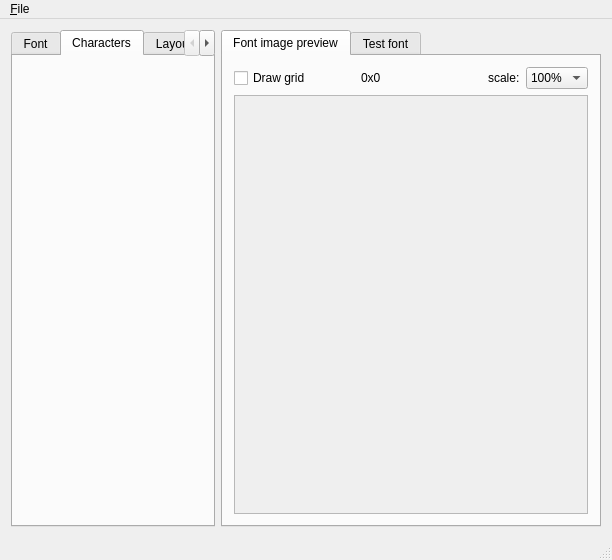
<?xml version="1.0" encoding="UTF-8"?>
<ui version="4.0">
 <author>AndryBlack</author>
 <class>FontBuilder</class>
 <widget class="QMainWindow" name="FontBuilder">
  <property name="geometry">
   <rect>
    <x>0</x>
    <y>0</y>
    <width>612</width>
    <height>560</height>
   </rect>
  </property>
  <property name="windowTitle">
   <string>FontBuilder</string>
  </property>
  <property name="locale">
   <locale language="English" country="UnitedStates"/>
  </property>
  <widget class="QWidget" name="centralWidget">
   <layout class="QHBoxLayout" name="horizontalLayout" stretch="0,1">
    <item>
     <widget class="QTabWidget" name="tabWidget">
      <property name="locale">
       <locale language="English" country="UnitedStates"/>
      </property>
      <property name="currentIndex">
       <number>1</number>
      </property>
      <widget class="QWidget" name="tab_Font">
       <attribute name="title">
        <string>Font</string>
       </attribute>
       <layout class="QVBoxLayout" name="verticalLayout_2">
        <item>
         <widget class="QGroupBox" name="groupBox_FontSelect">
          <property name="sizePolicy">
           <sizepolicy hsizetype="Minimum" vsizetype="Minimum">
            <horstretch>0</horstretch>
            <verstretch>0</verstretch>
           </sizepolicy>
          </property>
          <property name="title">
           <string>Font</string>
          </property>
          <layout class="QHBoxLayout" name="horizontalLayout_2">
           <item>
            <widget class="FontSelectFrame" name="frameFontSelect" native="true">
             <property name="sizePolicy">
              <sizepolicy hsizetype="Minimum" vsizetype="Minimum">
               <horstretch>0</horstretch>
               <verstretch>0</verstretch>
              </sizepolicy>
             </property>
            </widget>
           </item>
          </layout>
         </widget>
        </item>
        <item>
         <widget class="QGroupBox" name="groupBox">
          <property name="title">
           <string>Options</string>
          </property>
          <layout class="QVBoxLayout" name="verticalLayout_3">
           <item>
            <widget class="FontOptionsFrame" name="frameFontOptions" native="true">
             <property name="sizePolicy">
              <sizepolicy hsizetype="Minimum" vsizetype="Minimum">
               <horstretch>0</horstretch>
               <verstretch>0</verstretch>
              </sizepolicy>
             </property>
            </widget>
           </item>
          </layout>
         </widget>
        </item>
        <item>
         <spacer name="verticalSpacer">
          <property name="orientation">
           <enum>Qt::Vertical</enum>
          </property>
          <property name="sizeHint" stdset="0">
           <size>
            <width>20</width>
            <height>40</height>
           </size>
          </property>
         </spacer>
        </item>
       </layout>
      </widget>
      <widget class="QWidget" name="tab_Charaters">
       <attribute name="title">
        <string>Characters</string>
       </attribute>
       <layout class="QVBoxLayout" name="verticalLayout_4">
        <item>
         <widget class="CharactersFrame" name="frameCharacters" native="true"/>
        </item>
       </layout>
      </widget>
      <widget class="QWidget" name="tab_Layout">
       <attribute name="title">
        <string>Layout</string>
       </attribute>
       <layout class="QVBoxLayout" name="verticalLayout_5">
        <item>
         <widget class="QLabel" name="label">
          <property name="text">
           <string>Layout engine</string>
          </property>
         </widget>
        </item>
        <item>
         <widget class="QComboBox" name="comboBoxLayouter"/>
        </item>
        <item>
         <widget class="LayoutConfigFrame" name="frameLayoutConfig" native="true"/>
        </item>
        <item>
         <spacer name="verticalSpacer_2">
          <property name="orientation">
           <enum>Qt::Vertical</enum>
          </property>
          <property name="sizeHint" stdset="0">
           <size>
            <width>20</width>
            <height>40</height>
           </size>
          </property>
         </spacer>
        </item>
       </layout>
      </widget>
      <widget class="QWidget" name="tab_Output">
       <attribute name="title">
        <string>Output</string>
       </attribute>
       <layout class="QVBoxLayout" name="verticalLayout_7">
        <item>
         <widget class="OutputFrame" name="frameOutput" native="true"/>
        </item>
        <item>
         <widget class="QPushButton" name="pushButtonImportJson">
          <property name="text">
           <string>Import from .json file</string>
          </property>
         </widget>
        </item>
        <item>
         <widget class="QPushButton" name="pushButtonWriteFont">
          <property name="text">
           <string>Write font</string>
          </property>
         </widget>
        </item>
       </layout>
      </widget>
     </widget>
    </item>
    <item>
     <widget class="QTabWidget" name="tabWidget_2">
      <property name="currentIndex">
       <number>0</number>
      </property>
      <widget class="QWidget" name="tab_Preview">
       <attribute name="title">
        <string>Font image preview</string>
       </attribute>
       <layout class="QGridLayout" name="gridLayout_2" columnstretch="1,1,0,0" columnminimumwidth="0,0,0,0">
        <item row="3" column="0" colspan="4">
         <widget class="QScrollArea" name="scrollArea">
          <property name="widgetResizable">
           <bool>true</bool>
          </property>
          <widget class="QWidget" name="scrollAreaWidgetContents">
           <property name="geometry">
            <rect>
             <x>0</x>
             <y>0</y>
             <width>360</width>
             <height>416</height>
            </rect>
           </property>
           <layout class="QGridLayout" name="gridLayout">
            <item row="4" column="0" colspan="4">
             <spacer name="verticalSpacer_3">
              <property name="orientation">
               <enum>Qt::Vertical</enum>
              </property>
              <property name="sizeHint" stdset="0">
               <size>
                <width>20</width>
                <height>40</height>
               </size>
              </property>
             </spacer>
            </item>
            <item row="0" column="0" colspan="4">
             <spacer name="verticalSpacer_4">
              <property name="orientation">
               <enum>Qt::Vertical</enum>
              </property>
              <property name="sizeHint" stdset="0">
               <size>
                <width>20</width>
                <height>40</height>
               </size>
              </property>
             </spacer>
            </item>
            <item row="2" column="1" colspan="2">
             <widget class="FontDrawWidget" name="widgetFontPreview" native="true"/>
            </item>
            <item row="2" column="3">
             <spacer name="horizontalSpacer">
              <property name="orientation">
               <enum>Qt::Horizontal</enum>
              </property>
              <property name="sizeHint" stdset="0">
               <size>
                <width>40</width>
                <height>20</height>
               </size>
              </property>
             </spacer>
            </item>
            <item row="2" column="0">
             <spacer name="horizontalSpacer_2">
              <property name="orientation">
               <enum>Qt::Horizontal</enum>
              </property>
              <property name="sizeHint" stdset="0">
               <size>
                <width>40</width>
                <height>20</height>
               </size>
              </property>
             </spacer>
            </item>
           </layout>
          </widget>
         </widget>
        </item>
        <item row="1" column="0">
         <widget class="QCheckBox" name="checkBoxDrawGrid">
          <property name="text">
           <string>Draw grid</string>
          </property>
         </widget>
        </item>
        <item row="1" column="1">
         <widget class="QLabel" name="label_ImageSize">
          <property name="text">
           <string>0x0</string>
          </property>
         </widget>
        </item>
        <item row="1" column="2">
         <widget class="QLabel" name="label_2">
          <property name="text">
           <string>scale:</string>
          </property>
         </widget>
        </item>
        <item row="1" column="3">
         <widget class="QComboBox" name="comboBox">
          <property name="layoutDirection">
           <enum>Qt::LeftToRight</enum>
          </property>
          <property name="currentIndex">
           <number>1</number>
          </property>
          <property name="frame">
           <bool>true</bool>
          </property>
          <item>
           <property name="text">
            <string>50%</string>
           </property>
          </item>
          <item>
           <property name="text">
            <string>100%</string>
           </property>
          </item>
          <item>
           <property name="text">
            <string>200%</string>
           </property>
          </item>
          <item>
           <property name="text">
            <string>400%</string>
           </property>
          </item>
          <item>
           <property name="text">
            <string>800%</string>
           </property>
          </item>
         </widget>
        </item>
       </layout>
      </widget>
      <widget class="QWidget" name="tab_TestFont">
       <attribute name="title">
        <string>Test font</string>
       </attribute>
       <layout class="QGridLayout" name="gridLayout_3">
        <item row="0" column="0">
         <widget class="FontTestFrame" name="fontTestFrame" native="true"/>
        </item>
       </layout>
      </widget>
     </widget>
    </item>
   </layout>
  </widget>
  <widget class="QMenuBar" name="menuBar">
   <property name="geometry">
    <rect>
     <x>0</x>
     <y>0</y>
     <width>612</width>
     <height>22</height>
    </rect>
   </property>
   <widget class="QMenu" name="menu_File">
    <property name="title">
     <string>&amp;File</string>
    </property>
    <addaction name="action_Open"/>
   </widget>
   <addaction name="menu_File"/>
  </widget>
  <widget class="QStatusBar" name="statusBar"/>
  <action name="action_Open">
   <property name="text">
    <string>&amp;Open</string>
   </property>
  </action>
  <action name="actionImport_from_json">
   <property name="text">
    <string>Import from .json</string>
   </property>
  </action>
 </widget>
 <layoutdefault spacing="6" margin="11"/>
 <customwidgets>
  <customwidget>
   <class>FontSelectFrame</class>
   <extends>QWidget</extends>
   <header>fontselectframe.h</header>
   <container>1</container>
  </customwidget>
  <customwidget>
   <class>FontOptionsFrame</class>
   <extends>QWidget</extends>
   <header>fontoptionsframe.h</header>
   <container>1</container>
  </customwidget>
  <customwidget>
   <class>CharactersFrame</class>
   <extends>QWidget</extends>
   <header>charactersframe.h</header>
   <container>1</container>
  </customwidget>
  <customwidget>
   <class>LayoutConfigFrame</class>
   <extends>QWidget</extends>
   <header>layoutconfigframe.h</header>
   <container>1</container>
  </customwidget>
  <customwidget>
   <class>OutputFrame</class>
   <extends>QWidget</extends>
   <header>outputframe.h</header>
   <container>1</container>
  </customwidget>
  <customwidget>
   <class>FontTestFrame</class>
   <extends>QWidget</extends>
   <header>fonttestframe.h</header>
   <container>1</container>
  </customwidget>
  <customwidget>
   <class>FontDrawWidget</class>
   <extends>QWidget</extends>
   <header>fontdrawwidget.h</header>
   <container>1</container>
  </customwidget>
 </customwidgets>
 <resources/>
 <connections/>
 <slots>
  <slot>fontParametersChanged()</slot>
  <slot>requestFontsDirChange()</slot>
 </slots>
</ui>
